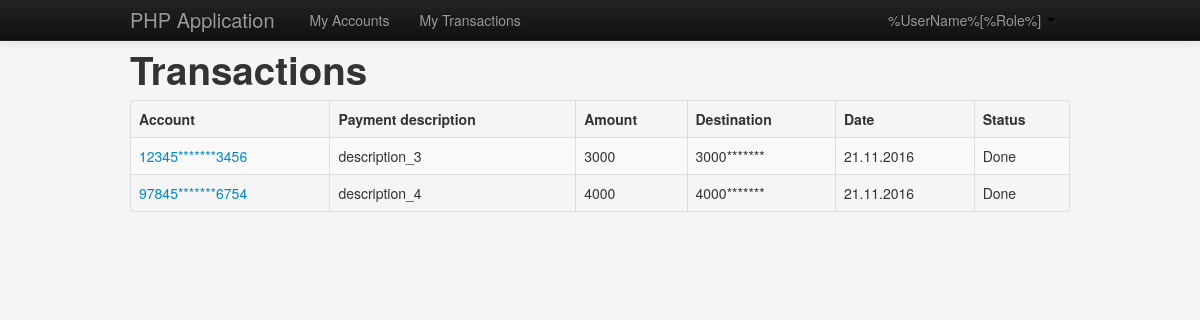
Screenshot of /src/transactions.php?id=1155744622468832 with the database file from the repository.
### tables this page shows
CREATE TABLE `payments` (
  `id` INT NOT NULL AUTO_INCREMENT,
  `from_acc` VARCHAR(16) NOT NULL,
  `to_acc` VARCHAR(16) NOT NULL,
  `payment_time` DATETIME NOT NULL,
  `amount` INT NOT NULL,
  `description` VARCHAR(200) NULL,
  `status` INT NOT NULL,
  PRIMARY KEY (`id`),
  INDEX `from_idx` (`from_acc` ASC),
  INDEX `to_idx` (`to_acc` ASC),
  CONSTRAINT `payments_accounts_to`
    FOREIGN KEY (`from_acc`)
    REFERENCES accounts (`acc_num`)
    ON DELETE NO ACTION
    ON UPDATE NO ACTION,
  CONSTRAINT `payments_accounts_from`
    FOREIGN KEY (`to_acc`)
    REFERENCES accounts (`acc_num`)
    ON DELETE NO ACTION
    ON UPDATE NO ACTION);

### src/helpers.php (called while the page is built)
<?php
function mask($acc){
    return substr_replace($acc, str_repeat('*', 7), 5, 7);
}

### src/transactions.php (the view, shortened to what this page needs)
<!DOCTYPE html>
<html lang="en">
<head>
    <link rel="stylesheet" href="../web/css/bootstrap.min.css">
    <link rel="stylesheet" href="../web/css/application.css">
</head>
<body>
<div class="navbar navbar-fixed-top navbar-inverse">
    <div class="navbar-inner">
        <div class="container">
            <a href="#" class="brand">PHP Application</a>
            <ul class="nav pull-left">
                <li><a href="accounts.php">My Accounts</a></li>
                <li><a href="transactions.php">My Transactions</a></li>
            </ul>
            <ul class="nav pull-right">
                <li class="dropdown">
                    <a href="#" class="dropdown" data-toggle="dropdown">%UserName%[%Role%] <b class="caret"></b></a>
                </li>
            </ul>
        </div>
    </div>
</div>
<div class="container">
    <h1>Transactions</h1>
    <table class="table table-bordered table-striped table-hover">
        <thead>
        <tr>
            <th>Account</th>
            <th>Payment description</th>
            <th>Amount</th>
            <th>Destination</th>
            <th>Date</th>
            <th>Status</th>
        </tr>
        </thead>
        <tbody>
        <?php
        include('connect.php');
        include('helpers.php');
        $acc = $_GET['id'];
        $query = "SELECT from_acc, to_acc, payment_time, amount, description, status FROM `php-prj`.payments WHERE from_acc = $acc";
        $res = mysqli_query($con, $query);
        while ($row = mysqli_fetch_assoc($res)) {
            $account = $row['to_acc'];
            $maskedAccount = mask($account);
            $description = $row['description'];
            $amount = $row['amount'];
            $destination = mask($row['amount']);
            $date = date('d.m.Y', strtotime($row['payment_time']));
            $status = $row['status'] == 1 ? "Done" : "In progress";
            echo "<tr>"
                . "<td><a href='accounts.php?acc='$account'>$maskedAccount</a></td>"
                . "<td>$description</td>"
                . "<td>$amount</td>"
                . "<td>$destination</td>"
                . "<td>$date</td>"
                . "<td>$status</td>"
                . "</tr>";
        }
        ?>
        </tbody>
    </table>
</div>
</body>
</html>

### web/css/application.css (style rules this page uses)
body { padding-top: 40px; padding-bottom: 40px; background-color: #f5f5f5; }

### rows the page displays
payments: to_acc "12345*******3456", description "description_3", amount "3000", amount "3000*******", payment_time "21.11.2016", status "Done"
payments: to_acc "97845*******6754", description "description_4", amount "4000", amount "4000*******", payment_time "21.11.2016", status "Done"
